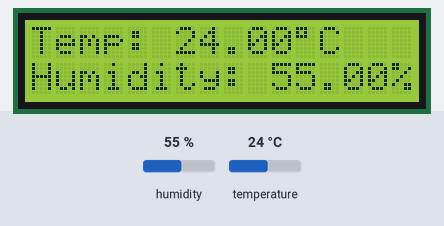
Recording of a sketch running on a simulated Arduino Uno, built with avr-gcc and run on an emulated ATmega328P. On the bench: 16×2 character LCD. The test bench sets the inputs (shaded band); at power-on: humidity 55 %, temperature 24 °C. What the sketch prints to the serial monitor is not drawn.

Above: at 1.2 s.
1.3 s: humidity set to 22 %
At 2.7 s:
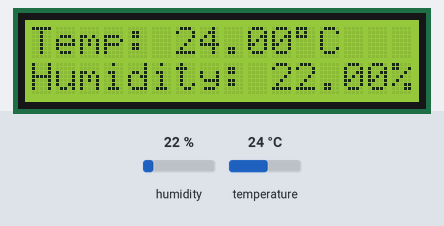
3.5 s: temperature set to 12 °C
At 5.0 s:
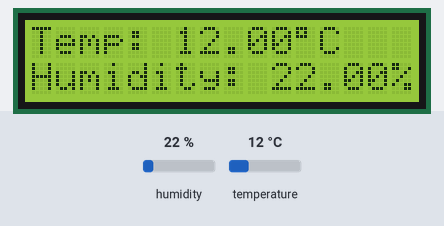
5.6 s: humidity set to 40 %
At 7.2 s:
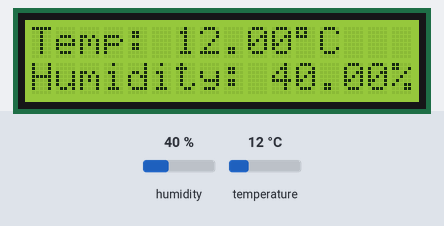
7.6 s: temperature set to 19 °C
At 9.5 s:
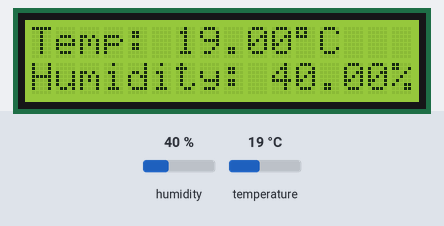
Timing chart, 0 to 10.6 s (numbered marks = the images above; inputs shaded):
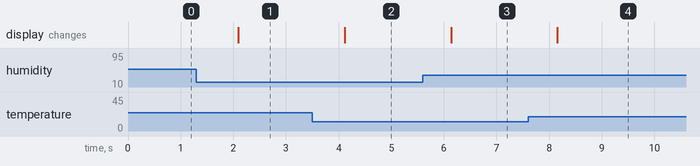

The sketch:

HumiTempLCD.ino
```cpp
#include <LiquidCrystal.h>
#include <dhtnew.h>

LiquidCrystal lcd(12, 11, 5, 6, 7, 8);

#define DHT11_PIN 9
DHTNEW mySensor(DHT11_PIN);
// https://www.youtube.com/watch?v=ECsGjMsnGRs

void setup()
{
  lcd.begin(16, 2);
  Serial.begin(9600);
  Serial.println("DHT TEST PROGRAM");
  Serial.print("Sensor type: DHT");
  Serial.println(mySensor.getType());
  Serial.println("Humidity (%), \tTemperature (C)");
}


void loop()
{
  /*mySensor.read();
  Serial.print(mySensor.getHumidity(), 1);
  Serial.print("\t");
  Serial.println(mySensor.getTemperature(), 1);
  delay(500);*/
  int chk = mySensor.read();
  lcd.setCursor(0,0);
  lcd.print("Temp: ");
  lcd.print(mySensor.getTemperature());
  lcd.print((char)223);
  lcd.print("C");
  lcd.setCursor(0,1);
  lcd.print("Humidity: ");
  lcd.print(mySensor.getHumidity());
  lcd.print("%");
  delay(1000);
}
```

Measured:
- after the input at 1.3 s, the display: changes after 0.80 s (image 1)
- after the input at 3.5 s, the display: changes after 0.62 s (image 2)
- after the input at 5.6 s, the display: changes after 0.54 s (image 3)
- after the input at 7.6 s, the display: changes after 0.56 s (image 4)
